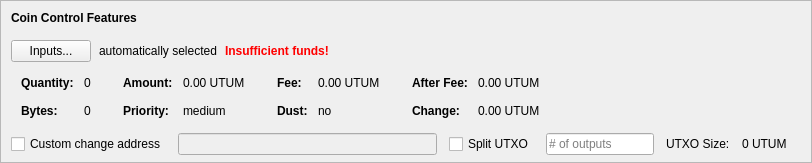
    <widget class="QFrame" name="frameCoinControl">
     <property name="sizePolicy">
      <sizepolicy hsizetype="Expanding" vsizetype="Expanding">
       <horstretch>0</horstretch>
       <verstretch>0</verstretch>
      </sizepolicy>
     </property>
     <property name="maximumSize">
      <size>
       <width>16777215</width>
       <height>16777215</height>
      </size>
     </property>
     <property name="frameShape">
      <enum>QFrame::StyledPanel</enum>
     </property>
     <property name="frameShadow">
      <enum>QFrame::Sunken</enum>
     </property>
     <layout class="QVBoxLayout" name="verticalLayoutCoinControl2">
      <property name="spacing">
       <number>0</number>
      </property>
      <property name="leftMargin">
       <number>0</number>
      </property>
      <property name="topMargin">
       <number>0</number>
      </property>
      <property name="rightMargin">
       <number>0</number>
      </property>
      <property name="bottomMargin">
       <number>6</number>
      </property>
      <item>
       <layout class="QVBoxLayout" name="verticalLayoutCoinControl" stretch="0,0,0,0,1">
        <property name="spacing">
         <number>0</number>
        </property>
        <property name="leftMargin">
         <number>10</number>
        </property>
        <property name="topMargin">
         <number>10</number>
        </property>
        <item>
         <layout class="QHBoxLayout" name="horizontalLayoutCoinControl1">
          <property name="bottomMargin">
           <number>15</number>
          </property>
          <item>
           <widget class="QLabel" name="labelCoinControlFeatures">
            <property name="sizePolicy">
             <sizepolicy hsizetype="Preferred" vsizetype="Maximum">
              <horstretch>0</horstretch>
              <verstretch>0</verstretch>
             </sizepolicy>
            </property>
            <property name="font">
             <font>
              <weight>75</weight>
              <bold>true</bold>
             </font>
            </property>
            <property name="styleSheet">
             <string notr="true">font-weight:bold;</string>
            </property>
            <property name="text">
             <string>Coin Control Features</string>
            </property>
           </widget>
          </item>
         </layout>
        </item>
        <item>
         <layout class="QHBoxLayout" name="horizontalLayoutCoinControl2" stretch="0,0,0,0">
          <property name="spacing">
           <number>8</number>
          </property>
          <property name="bottomMargin">
           <number>10</number>
          </property>
          <item>
           <widget class="QPushButton" name="pushButtonCoinControl">
            <property name="styleSheet">
             <string notr="true"/>
            </property>
            <property name="text">
             <string>Inputs...</string>
            </property>
            <property name="autoDefault">
             <bool>false</bool>
            </property>
           </widget>
          </item>
          <item>
           <widget class="QLabel" name="labelCoinControlAutomaticallySelected">
            <property name="text">
             <string>automatically selected</string>
            </property>
            <property name="margin">
             <number>5</number>
            </property>
           </widget>
          </item>
          <item>
           <widget class="QLabel" name="labelCoinControlInsuffFunds">
            <property name="font">
             <font>
              <weight>75</weight>
              <bold>true</bold>
             </font>
            </property>
            <property name="styleSheet">
             <string notr="true">color:red;font-weight:bold;</string>
            </property>
            <property name="text">
             <string>Insufficient funds!</string>
            </property>
            <property name="margin">
             <number>5</number>
            </property>
           </widget>
          </item>
          <item>
           <spacer name="horizontalSpacerCoinControl">
            <property name="orientation">
             <enum>Qt::Horizontal</enum>
            </property>
            <property name="sizeHint" stdset="0">
             <size>
              <width>40</width>
              <height>1</height>
             </size>
            </property>
           </spacer>
          </item>
         </layout>
        </item>
        <item>
         <widget class="QWidget" name="widgetCoinControl" native="true">
          <property name="sizePolicy">
           <sizepolicy hsizetype="Preferred" vsizetype="Preferred">
            <horstretch>0</horstretch>
            <verstretch>0</verstretch>
           </sizepolicy>
          </property>
          <property name="minimumSize">
           <size>
            <width>0</width>
            <height>0</height>
           </size>
          </property>
          <property name="styleSheet">
           <string notr="true"/>
          </property>
          <layout class="QHBoxLayout" name="horizontalLayoutCoinControl5">
           <property name="leftMargin">
            <number>0</number>
           </property>
           <property name="topMargin">
            <number>0</number>
           </property>
           <property name="rightMargin">
            <number>0</number>
           </property>
           <property name="bottomMargin">
            <number>0</number>
           </property>
           <item>
            <layout class="QHBoxLayout" name="horizontalLayoutCoinControl3" stretch="0,0,0,1">
             <property name="spacing">
              <number>20</number>
             </property>
             <property name="topMargin">
              <number>0</number>
             </property>
             <property name="bottomMargin">
              <number>10</number>
             </property>
             <item>
              <layout class="QFormLayout" name="formLayoutCoinControl1">
               <property name="horizontalSpacing">
                <number>10</number>
               </property>
               <property name="verticalSpacing">
                <number>14</number>
               </property>
               <property name="leftMargin">
                <number>10</number>
               </property>
               <property name="topMargin">
                <number>4</number>
               </property>
               <property name="rightMargin">
                <number>6</number>
               </property>
               <item row="0" column="0">
                <widget class="QLabel" name="labelCoinControlQuantityText">
                 <property name="font">
                  <font>
                   <weight>75</weight>
                   <bold>true</bold>
                  </font>
                 </property>
                 <property name="text">
                  <string>Quantity:</string>
                 </property>
                 <property name="margin">
                  <number>0</number>
                 </property>
                </widget>
               </item>
               <item row="0" column="1">
                <widget class="QLabel" name="labelCoinControlQuantity">
                 <property name="cursor">
                  <cursorShape>IBeamCursor</cursorShape>
                 </property>
                 <property name="contextMenuPolicy">
                  <enum>Qt::ActionsContextMenu</enum>
                 </property>
                 <property name="text">
                  <string notr="true">0</string>
                 </property>
                 <property name="margin">
                  <number>0</number>
                 </property>
                 <property name="textInteractionFlags">
                  <set>Qt::LinksAccessibleByMouse|Qt::TextSelectableByKeyboard|Qt::TextSelectableByMouse</set>
                 </property>
                </widget>
               </item>
               <item row="1" column="0">
                <widget class="QLabel" name="labelCoinControlBytesText">
                 <property name="font">
                  <font>
                   <weight>75</weight>
                   <bold>true</bold>
                  </font>
                 </property>
                 <property name="text">
                  <string>Bytes:</string>
                 </property>
                </widget>
               </item>
               <item row="1" column="1">
                <widget class="QLabel" name="labelCoinControlBytes">
                 <property name="cursor">
                  <cursorShape>IBeamCursor</cursorShape>
                 </property>
                 <property name="contextMenuPolicy">
                  <enum>Qt::ActionsContextMenu</enum>
                 </property>
                 <property name="text">
                  <string notr="true">0</string>
                 </property>
                 <property name="textInteractionFlags">
                  <set>Qt::LinksAccessibleByMouse|Qt::TextSelectableByKeyboard|Qt::TextSelectableByMouse</set>
                 </property>
                </widget>
               </item>
              </layout>
             </item>
             <item>
              <layout class="QFormLayout" name="formLayoutCoinControl2">
               <property name="horizontalSpacing">
                <number>10</number>
               </property>
               <property name="verticalSpacing">
                <number>14</number>
               </property>
               <property name="leftMargin">
                <number>6</number>
               </property>
               <property name="topMargin">
                <number>4</number>
               </property>
               <property name="rightMargin">
                <number>6</number>
               </property>
               <item row="0" column="0">
                <widget class="QLabel" name="labelCoinControlAmountText">
                 <property name="font">
                  <font>
                   <weight>75</weight>
                   <bold>true</bold>
                  </font>
                 </property>
                 <property name="text">
                  <string>Amount:</string>
                 </property>
                 <property name="margin">
                  <number>0</number>
                 </property>
                </widget>
               </item>
               <item row="0" column="1">
                <widget class="QLabel" name="labelCoinControlAmount">
                 <property name="cursor">
                  <cursorShape>IBeamCursor</cursorShape>
                 </property>
                 <property name="contextMenuPolicy">
                  <enum>Qt::ActionsContextMenu</enum>
                 </property>
                 <property name="text">
                  <string notr="true">0.00 UTUM</string>
                 </property>
                 <property name="textInteractionFlags">
                  <set>Qt::LinksAccessibleByMouse|Qt::TextSelectableByKeyboard|Qt::TextSelectableByMouse</set>
                 </property>
                </widget>
               </item>
               <item row="1" column="0">
                <widget class="QLabel" name="labelCoinControlPriorityText">
                 <property name="font">
                  <font>
                   <weight>75</weight>
                   <bold>true</bold>
                  </font>
                 </property>
                 <property name="text">
                  <string>Priority:</string>
                 </property>
                </widget>
               </item>
               <item row="1" column="1">
                <widget class="QLabel" name="labelCoinControlPriority">
                 <property name="cursor">
                  <cursorShape>IBeamCursor</cursorShape>
                 </property>
                 <property name="contextMenuPolicy">
                  <enum>Qt::ActionsContextMenu</enum>
                 </property>
                 <property name="text">
                  <string>medium</string>
                 </property>
                 <property name="textInteractionFlags">
                  <set>Qt::LinksAccessibleByMouse|Qt::TextSelectableByKeyboard|Qt::TextSelectableByMouse</set>
                 </property>
                </widget>
               </item>
              </layout>
             </item>
             <item>
              <layout class="QFormLayout" name="formLayoutCoinControl3">
               <property name="horizontalSpacing">
                <number>10</number>
               </property>
               <property name="verticalSpacing">
                <number>14</number>
               </property>
               <property name="leftMargin">
                <number>6</number>
               </property>
               <property name="topMargin">
                <number>4</number>
               </property>
               <property name="rightMargin">
                <number>6</number>
               </property>
               <item row="0" column="0">
                <widget class="QLabel" name="labelCoinControlFeeText">
                 <property name="font">
                  <font>
                   <weight>75</weight>
                   <bold>true</bold>
                  </font>
                 </property>
                 <property name="text">
                  <string>Fee:</string>
                 </property>
                 <property name="margin">
                  <number>0</number>
                 </property>
                </widget>
               </item>
               <item row="0" column="1">
                <widget class="QLabel" name="labelCoinControlFee">
                 <property name="cursor">
                  <cursorShape>IBeamCursor</cursorShape>
                 </property>
                 <property name="contextMenuPolicy">
                  <enum>Qt::ActionsContextMenu</enum>
                 </property>
                 <property name="text">
                  <string notr="true">0.00 UTUM</string>
                 </property>
                 <property name="textInteractionFlags">
                  <set>Qt::LinksAccessibleByMouse|Qt::TextSelectableByKeyboard|Qt::TextSelectableByMouse</set>
                 </property>
                </widget>
               </item>
               <item row="1" column="0">
                <widget class="QLabel" name="labelCoinControlLowOutputText">
                 <property name="font">
                  <font>
                   <weight>75</weight>
                   <bold>true</bold>
                  </font>
                 </property>
                 <property name="text">
                  <string>Dust:</string>
                 </property>
                </widget>
               </item>
               <item row="1" column="1">
                <widget class="QLabel" name="labelCoinControlLowOutput">
                 <property name="cursor">
                  <cursorShape>IBeamCursor</cursorShape>
                 </property>
                 <property name="contextMenuPolicy">
                  <enum>Qt::ActionsContextMenu</enum>
                 </property>
                 <property name="text">
                  <string>no</string>
                 </property>
                 <property name="textInteractionFlags">
                  <set>Qt::LinksAccessibleByMouse|Qt::TextSelectableByKeyboard|Qt::TextSelectableByMouse</set>
                 </property>
                </widget>
               </item>
              </layout>
             </item>
             <item>
              <layout class="QFormLayout" name="formLayoutCoinControl4">
               <property name="horizontalSpacing">
                <number>10</number>
               </property>
               <property name="verticalSpacing">
                <number>14</number>
               </property>
               <property name="leftMargin">
                <number>6</number>
               </property>
               <property name="topMargin">
                <number>4</number>
               </property>
               <property name="rightMargin">
                <number>6</number>
               </property>
               <item row="0" column="0">
                <widget class="QLabel" name="labelCoinControlAfterFeeText">
                 <property name="font">
                  <font>
                   <weight>75</weight>
                   <bold>true</bold>
                  </font>
                 </property>
                 <property name="text">
                  <string>After Fee:</string>
                 </property>
                 <property name="margin">
                  <number>0</number>
                 </property>
                </widget>
               </item>
               <item row="0" column="1">
                <widget class="QLabel" name="labelCoinControlAfterFee">
                 <property name="cursor">
                  <cursorShape>IBeamCursor</cursorShape>
                 </property>
                 <property name="contextMenuPolicy">
                  <enum>Qt::ActionsContextMenu</enum>
                 </property>
                 <property name="text">
                  <string notr="true">0.00 UTUM</string>
                 </property>
                 <property name="textInteractionFlags">
                  <set>Qt::LinksAccessibleByMouse|Qt::TextSelectableByKeyboard|Qt::TextSelectableByMouse</set>
                 </property>
                </widget>
               </item>
               <item row="1" column="0">
                <widget class="QLabel" name="labelCoinControlChangeText">
                 <property name="font">
                  <font>
                   <weight>75</weight>
                   <bold>true</bold>
                  </font>
                 </property>
                 <property name="text">
                  <string>Change:</string>
                 </property>
                </widget>
               </item>
               <item row="1" column="1">
                <widget class="QLabel" name="labelCoinControlChange">
                 <property name="cursor">
                  <cursorShape>IBeamCursor</cursorShape>
                 </property>
                 <property name="contextMenuPolicy">
                  <enum>Qt::ActionsContextMenu</enum>
                 </property>
                 <property name="text">
                  <string notr="true">0.00 UTUM</string>
                 </property>
                 <property name="textInteractionFlags">
                  <set>Qt::LinksAccessibleByMouse|Qt::TextSelectableByKeyboard|Qt::TextSelectableByMouse</set>
                 </property>
                </widget>
               </item>
              </layout>
             </item>
            </layout>
           </item>
          </layout>
         </widget>
        </item>
        <item>
         <layout class="QHBoxLayout" name="horizontalLayoutCoinControl4" stretch="0,0,0,0,0,0,0">
          <property name="spacing">
           <number>12</number>
          </property>
          <property name="sizeConstraint">
           <enum>QLayout::SetDefaultConstraint</enum>
          </property>
          <property name="topMargin">
           <number>5</number>
          </property>
          <property name="rightMargin">
           <number>5</number>
          </property>
          <item>
           <widget class="QCheckBox" name="checkBoxCoinControlChange">
            <property name="toolTip">
             <string>If this is activated, but the change address is empty or invalid, change will be sent to a newly generated address.</string>
            </property>
            <property name="text">
             <string>Custom change address</string>
            </property>
           </widget>
          </item>
          <item>
           <widget class="QValidatedLineEdit" name="lineEditCoinControlChange">
            <property name="enabled">
             <bool>false</bool>
            </property>
            <property name="sizePolicy">
             <sizepolicy hsizetype="Expanding" vsizetype="Fixed">
              <horstretch>0</horstretch>
              <verstretch>0</verstretch>
             </sizepolicy>
            </property>
           </widget>
          </item>
          <item>
           <widget class="QCheckBox" name="splitBlockCheckBox">
            <property name="text">
             <string>Split UTXO</string>
            </property>
           </widget>
          </item>
          <item>
           <widget class="QLineEdit" name="splitBlockLineEdit">
            <property name="sizePolicy">
             <sizepolicy hsizetype="Fixed" vsizetype="Fixed">
              <horstretch>50</horstretch>
              <verstretch>0</verstretch>
             </sizepolicy>
            </property>
            <property name="placeholderText">
             <string># of outputs</string>
            </property>
           </widget>
          </item>
          <item>
           <widget class="QLabel" name="labelBlockSizeText">
            <property name="text">
             <string>UTXO Size:</string>
            </property>
           </widget>
          </item>
          <item>
           <widget class="QLabel" name="labelBlockSize">
            <property name="text">
             <string>0 UTUM</string>
            </property>
           </widget>
          </item>
          <item>
           <widget class="QLabel" name="labelCoinControlChangeLabel">
            <property name="sizePolicy">
             <sizepolicy hsizetype="Preferred" vsizetype="Expanding">
              <horstretch>0</horstretch>
              <verstretch>0</verstretch>
             </sizepolicy>
            </property>
            <property name="minimumSize">
             <size>
              <width>0</width>
              <height>0</height>
             </size>
            </property>
            <property name="text">
             <string/>
            </property>
            <property name="margin">
             <number>3</number>
            </property>
           </widget>
          </item>
         </layout>
        </item>
        <item>
         <spacer name="verticalSpacerCoinControl">
          <property name="orientation">
           <enum>Qt::Vertical</enum>
          </property>
          <property name="sizeHint" stdset="0">
           <size>
            <width>800</width>
            <height>1</height>
           </size>
          </property>
         </spacer>
        </item>
       </layout>
      </item>
     </layout>
    </widget>
